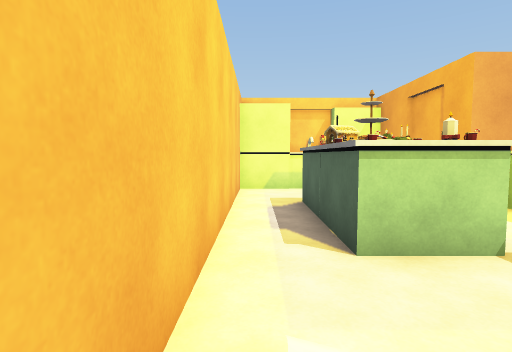
View 1 (above)

12 first-person views from a walk through a 3-D level made in the Unity game engine. The camera is 1.3 m above the floor, tilts 4° down and sees 80° across. The floor is counted in squares, 1 m on a side. Each view is taken from the middle of a square. On the plan, view 1 faces up. The plan holds only what a view shows up to about 14 squares ahead; the rest is blank. The player is left out. Some surface patterns are stand-ins.

View 2
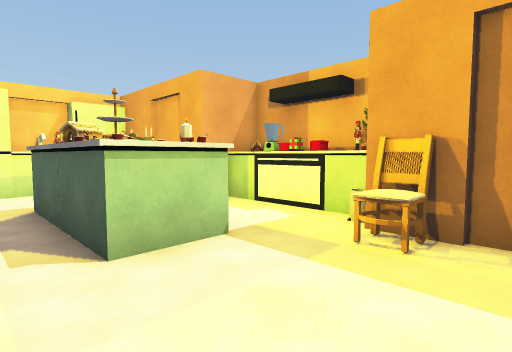

View 3
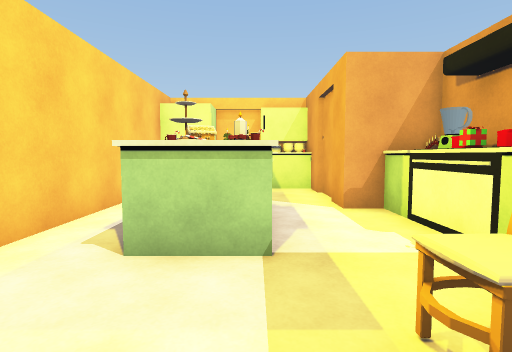

View 4
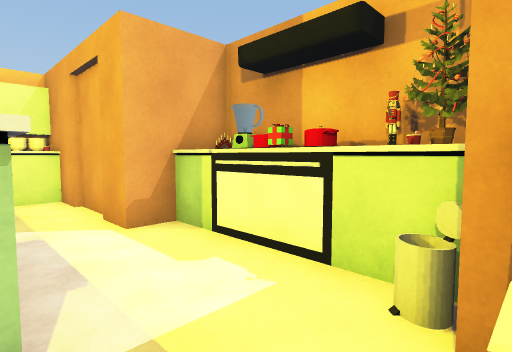

View 5
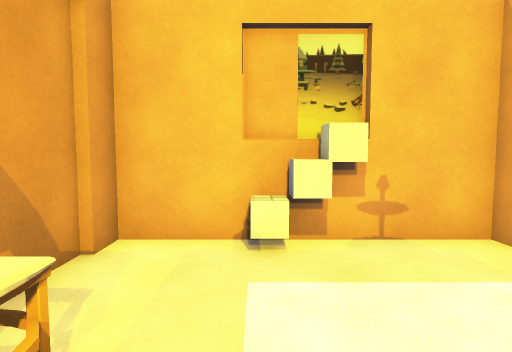

View 6
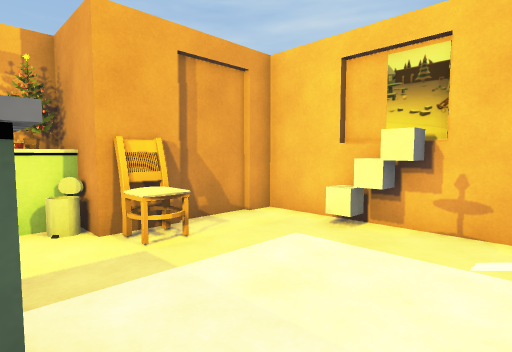

View 7
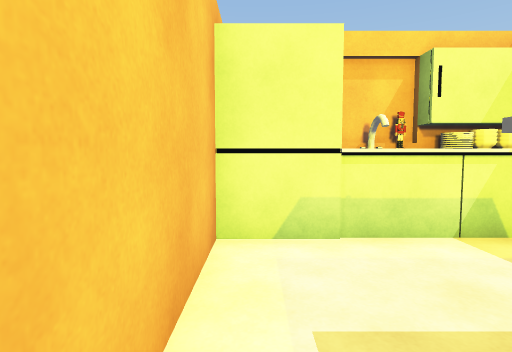

View 8
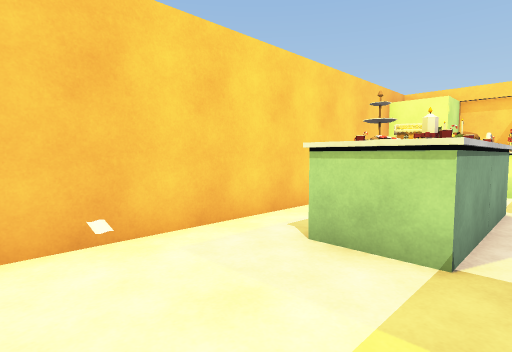

View 9
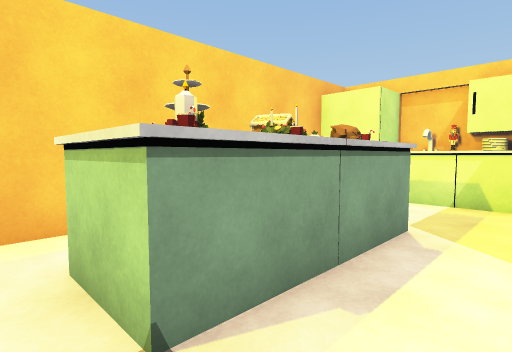

View 10
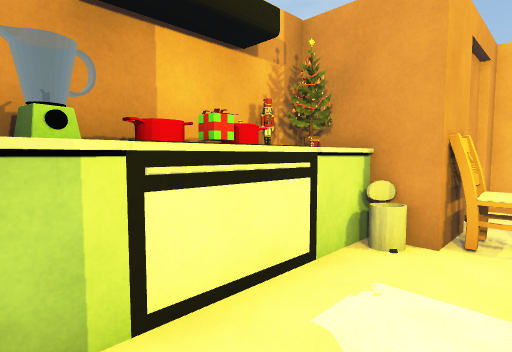

View 11
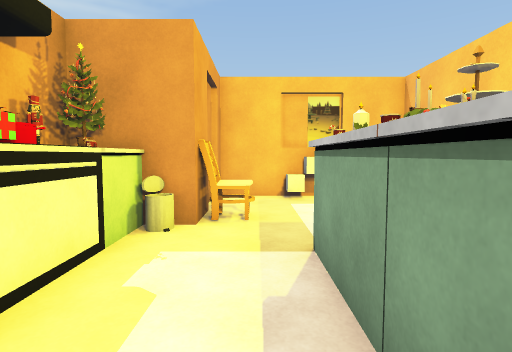

View 12
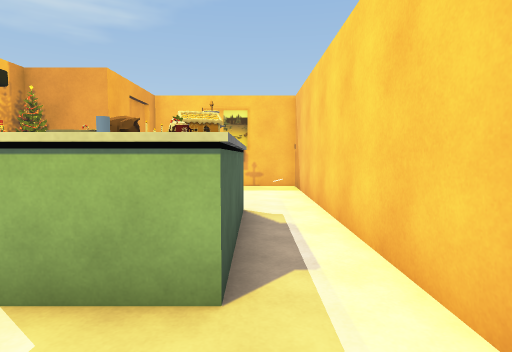

### Floor plan
Key: @ floor where view 1 was taken; # wall or solid block; . floor; ^ raised ledge; O other object.
Columns run from 1 left of view 1 to 8 right of it. Each row starts with its distance up from view 1.
 13   ##OOO
 12 ###^ ^O
 11 #.....#
 10 #.....#
  9 #.....#
  8 #.^O .#
  7 #.^OO.#^##
  6 #.^OO..^O#
  5 #.^O^..###
  4 #.^^O..^O#
  3 #......OO#
  2 #....OO###
  1 #....O##
  0 #@....#
 -1 #..OO.#
 -2 ###O###
 -3    O

Where each view was taken, in squares from view 1:
view 1: 0 up, 0 right, facing up
view 2: 0 up, 0 right, facing up-right
view 3: 0 up, 3 right, facing up
view 4: 2 up, 3 right, facing up-right
view 5: 3 up, 3 right, facing down
view 6: 4 up, 0 right, facing down-right
view 7: 7 up, 0 right, facing up
view 8: 0 up, 4 right, facing up-left
view 9: 3 up, 5 right, facing up-left
view 10: 7 up, 4 right, facing down-right
view 11: 8 up, 4 right, facing down
view 12: 11 up, 1 right, facing down
